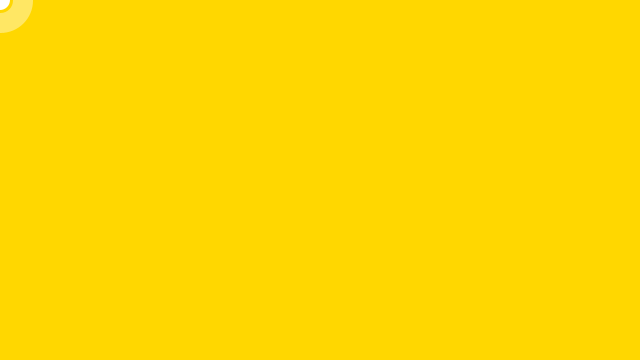
Frame 1 (no input)
Frame 60 (the mouse pressed at the canvas centre just before this capture): identical to frame 1, image omitted
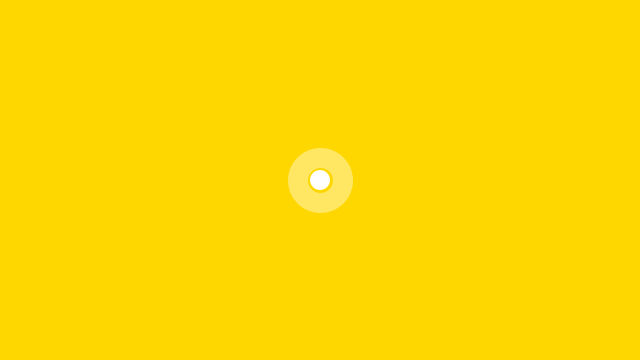
Frame 120 (the mouse held since frame 60 and released just before this capture)

The Processing sketch that drew these frames (run headless with seeded random() and noise(); from frame 60 on, the mouse is pressed at the canvas centre):

// Processing sketch: processing_107531
// ── processing_107531.pde

float x = 100;
float y = 100;
float angle1 = 0.0;
float segLength = 0;

void setup() {
  size(640, 360);
  strokeWeight(45.0);
  stroke(255, 100); 
}

void draw() {
  background(#FFD700);
  
  float dx = mouseX - x;
  float dy = mouseY - y;
  angle1 = atan2(dy, dx);  
  x = mouseX - (cos(angle1) * segLength);
  y = mouseY - (sin(angle1) * segLength);
  

  //segment(x, y, angle1); 
  ellipse(x, y, 20, 20);
 
}

void segment(float x, float y, float a) {
  pushMatrix();
  translate(x, y);
  rotate(a);
  line(0, 0, segLength, 0);
  popMatrix();
 
}
